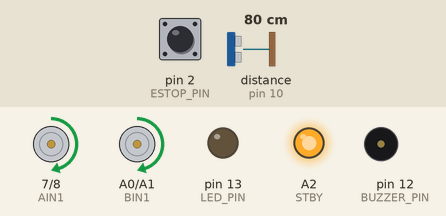
Bench run of a sketch on a simulated Arduino Uno, built with avr-gcc and run on an emulated ATmega328P. Shown: motor-driver pin pairs drawn as motors (green arrow = first pin HIGH = forward, orange = second pin HIGH = backward, longer = more drive, scaled by the enable pin, stopped while the standby pin is LOW), output pins drawn as LEDs (lit = HIGH), buzzer (waves = sounding, pin HIGH). Wiring (inferred from the names in the program): ultrasonic range finder: trigger pin 9; echo pin 10. Dashed ring = blinking. The inputs (shaded band) are chosen by the test bench; at power-on: distance to the obstacle (sensor on pin 10) 80 cm, pin 2 (ESTOP_PIN) HIGH. The echo pulse lasts 58.3 µs per cm; pins used as bus, display or sensor lines are not drawn; what the sketch prints to the serial monitor is not drawn.

Above: at 1.7 s.
1.8 s: distance to the obstacle (sensor on pin 10) set to 27 cm
4.8 s: distance to the obstacle (sensor on pin 10) set to 22 cm
At 4.92 s:
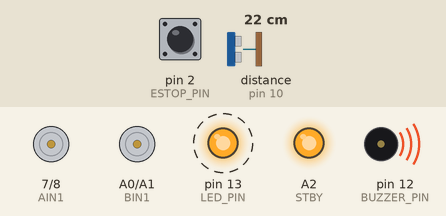
7.8 s: pin 2 (ESTOP_PIN) pulled LOW for 0.15 s
10.8 s: pin 2 (ESTOP_PIN) pulled LOW for 3.2 s
At 11.4 s:
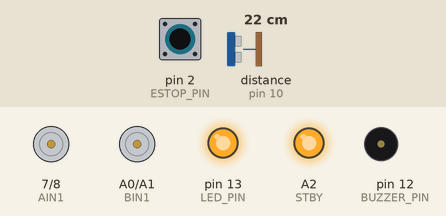
15.5 s: distance to the obstacle (sensor on pin 10) set to 35 cm
At 15.91 s:
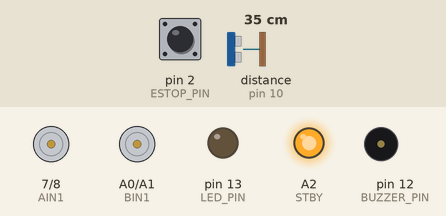
17.4 s: pin 2 (ESTOP_PIN) pulsed LOW 5 times (0.12 s each, 0.3 s apart)
At 20.0 s:
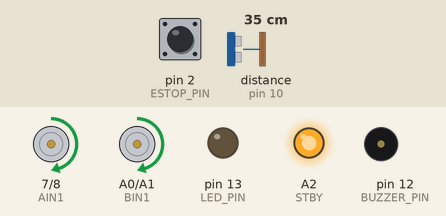
Timing chart, 0 to 21.5 s (numbered marks = the images above; inputs shaded):
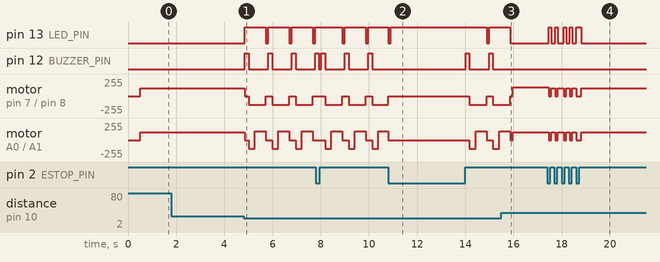

Measured:
- the behaviour switches between 26 and 25 cm on distance to the obstacle (sensor on pin 10) (found by bisection; images 0 and 1)
- after the input at 1.8 s, every drawn part: stays the same
- after the input at 4.8 s, pin 13 (LED_PIN): alternates HIGH for 0.87 s and LOW for 0.10 s, starting after 0.05 s; pin 12 (BUZZER_PIN): alternates HIGH for 0.15 s and LOW for 0.82 s, starting after 0.05 s
- after the input at 10.8 s, pin 13 (LED_PIN): alternates HIGH for 4.0 s and LOW for 0.10 s, starting at once
- after the input at 15.5 s, pin 13 (LED_PIN): goes on until 15.9 s, then stays LOW; pin 12 (BUZZER_PIN): stops changing and stays LOW

The sketch:

14_obstacle_avoid.ino
```cpp
/*
============================================================
Program 14 — Obstacle Avoid (Turn Away)
Course: Build Your First AI Robot
Week 4: Teach Your Robot to React
============================================================

PURPOSE
  Stopping is safe. Avoiding is smarter.
  When blocked, the robot turns, then tries to continue.

LEARNING OBJECTIVE
  After this program, you should understand that:
  - autonomous behavior can be a simple strategy (not AI yet)
  - stop → turn → go is a classic robot pattern
  - E-STOP still overrides the whole strategy

KEY CONCEPT
  If blocked → turn away → resume forward

WHAT CHANGED FROM THE PREVIOUS PROGRAM
  Program 13 only stopped when close.
  Program 14 turns, then continues exploring.

WHAT THE ROBOT DOES NOW
  Creeps forward while clear; if too close, stops, turns, resumes.

HARDWARE
  Same as Program 13 (motors, E-STOP, ultrasonic, LED/buzzer)

SAFETY
  Low speed. Soft arena. E-STOP ready. Watch for table edges.

HOW TO RUN
  1. Upload
  2. Release E-STOP
  3. Place a soft obstacle in the path
  4. Robot should turn and try another direction

CONTROLS
  E-STOP = immediate halt
============================================================
*/

const int PWMA = 3;
const int AIN1 = 7;
const int AIN2 = 8;
const int PWMB = 11;
const int BIN1 = A0;
const int BIN2 = A1;
const int STBY = A2;
const int ESTOP_PIN = 2;
const int TRIG_PIN = 9;
const int ECHO_PIN = 10;
const int BUZZER_PIN = 12;
const int LED_PIN = 13;
const int BAUD_RATE = 9600;

const int SPEED = 120;
const int TURN_SPEED = 130;
const float STOP_CM = 25.0;
const int TURN_MS = 450;       // how long to turn when blocked
const float CM_PER_US = 0.0343;

// true = prefer turning left when blocked; false = prefer right
const bool PREFER_LEFT_TURN = true;

void setup() {
  pinMode(PWMA, OUTPUT);
  pinMode(AIN1, OUTPUT);
  pinMode(AIN2, OUTPUT);
  pinMode(PWMB, OUTPUT);
  pinMode(BIN1, OUTPUT);
  pinMode(BIN2, OUTPUT);
  pinMode(STBY, OUTPUT);
  pinMode(ESTOP_PIN, INPUT_PULLUP);
  pinMode(TRIG_PIN, OUTPUT);
  pinMode(ECHO_PIN, INPUT);
  pinMode(BUZZER_PIN, OUTPUT);
  pinMode(LED_PIN, OUTPUT);

  digitalWrite(STBY, HIGH);
  digitalWrite(TRIG_PIN, LOW);
  stopMotors();

  Serial.begin(BAUD_RATE);
  delay(500);
  Serial.println("Program 14 — Obstacle Avoid");
}

void loop() {
  if (isEStopPressed()) {
    stopMotors();
    digitalWrite(LED_PIN, HIGH);
    digitalWrite(BUZZER_PIN, LOW);
    Serial.println("E-STOP ACTIVE");
    delay(100);
    return;
  }

  float distanceCm = readDistanceCm();
  Serial.print("dist=");
  Serial.print(distanceCm);
  Serial.print("  ");

  if (distanceCm > 0 && distanceCm < STOP_CM) {
    Serial.println("BLOCKED → avoid");
    avoidObstacle();
  } else {
    Serial.println("CLEAR → forward");
    digitalWrite(LED_PIN, LOW);
    digitalWrite(BUZZER_PIN, LOW);
    forward(SPEED);
    delay(80);
  }
}

void avoidObstacle() {
  stopMotors();
  digitalWrite(LED_PIN, HIGH);
  digitalWrite(BUZZER_PIN, HIGH);
  delay(150);
  digitalWrite(BUZZER_PIN, LOW);

  // Backup briefly so the turn has space
  Serial.println("  backup");
  driveFor(250, false, false);

  if (isEStopPressed()) {
    stopMotors();
    return;
  }

  if (PREFER_LEFT_TURN) {
    Serial.println("  turn LEFT");
    driveFor(TURN_MS, false, true);   // spin left
  } else {
    Serial.println("  turn RIGHT");
    driveFor(TURN_MS, true, false);   // spin right
  }

  stopMotors();
  digitalWrite(LED_PIN, LOW);
  delay(100);
}

void driveFor(int moveMs, bool leftForward, bool rightForward) {
  unsigned long startMs = millis();
  while (millis() - startMs < (unsigned long)moveMs) {
    if (isEStopPressed()) {
      stopMotors();
      digitalWrite(LED_PIN, HIGH);
      Serial.println("E-STOP during avoid!");
      return;
    }
    setLeft(TURN_SPEED, leftForward);
    setRight(TURN_SPEED, rightForward);
    delay(20);
  }
  stopMotors();
}

bool isEStopPressed() {
  return digitalRead(ESTOP_PIN) == LOW;
}

float readDistanceCm() {
  digitalWrite(TRIG_PIN, LOW);
  delayMicroseconds(2);
  digitalWrite(TRIG_PIN, HIGH);
  delayMicroseconds(10);
  digitalWrite(TRIG_PIN, LOW);

  long durationUs = pulseIn(ECHO_PIN, HIGH, 30000);
  if (durationUs == 0) {
    return -1.0;
  }
  return (durationUs * CM_PER_US) / 2.0;
}

void setLeft(int speed, bool goForward) {
  if (goForward) {
    digitalWrite(AIN1, HIGH);
    digitalWrite(AIN2, LOW);
  } else {
    digitalWrite(AIN1, LOW);
    digitalWrite(AIN2, HIGH);
  }
  analogWrite(PWMA, speed);
}

void setRight(int speed, bool goForward) {
  if (goForward) {
    digitalWrite(BIN1, HIGH);
    digitalWrite(BIN2, LOW);
  } else {
    digitalWrite(BIN1, LOW);
    digitalWrite(BIN2, HIGH);
  }
  analogWrite(PWMB, speed);
}

void forward(int speed) {
  setLeft(speed, true);
  setRight(speed, true);
}

void stopMotors() {
  digitalWrite(AIN1, LOW);
  digitalWrite(AIN2, LOW);
  analogWrite(PWMA, 0);
  digitalWrite(BIN1, LOW);
  digitalWrite(BIN2, LOW);
  analogWrite(PWMB, 0);
}

/*
============================================================
STUDENT CHALLENGE
 1. Set PREFER_LEFT_TURN = false and compare behavior.
 2. Change TURN_MS to make bigger or smaller escapes.
 3. (Bonus) Alternate left/right on each avoidance (use a bool flip).

EXPECTED RESULT
  - Open space → forward
  - Obstacle → stop, short backup, turn, then try forward again
  - E-STOP still wins

COMMON ERRORS
  - Gets stuck turning into the same wall
      → Increase TURN_MS; flip prefer side; add more backup time.
  - Corner traps
      → Normal for simple logic — discuss better strategies later.
  - Ignores obstacle
      → Retune STOP_CM; verify ultrasonic aim is forward.

INSTRUCTOR NOTE
  Celebrate "strategy" without calling it AI yet.
  Corner cases motivate Week 5 vision / smarter modes.
  Line follow is next — different sense, same Sense→Think→Act idea.
============================================================
*/
```
